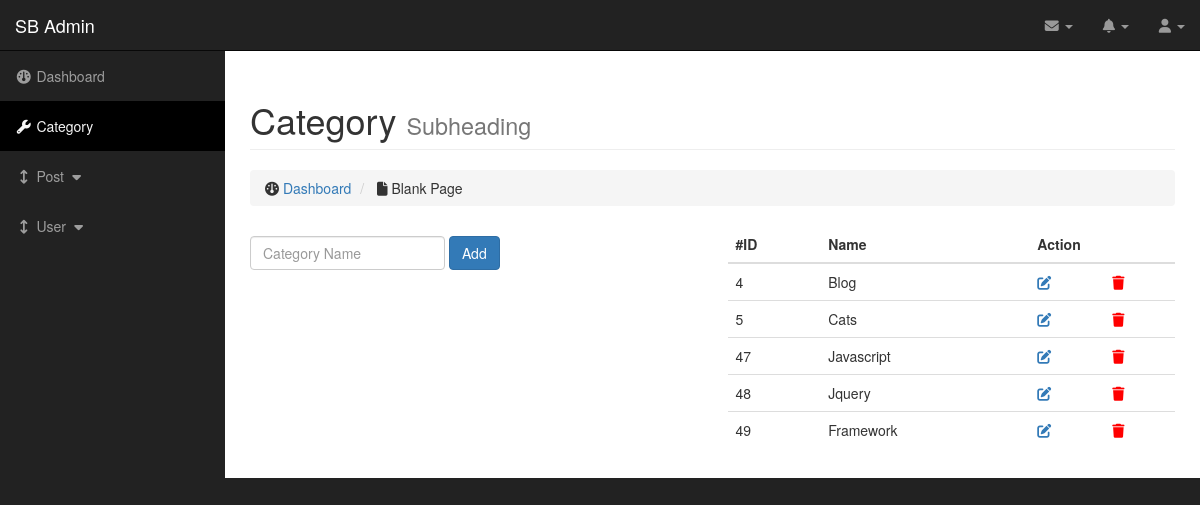
The page /admin/category.php on the database as committed earlier.
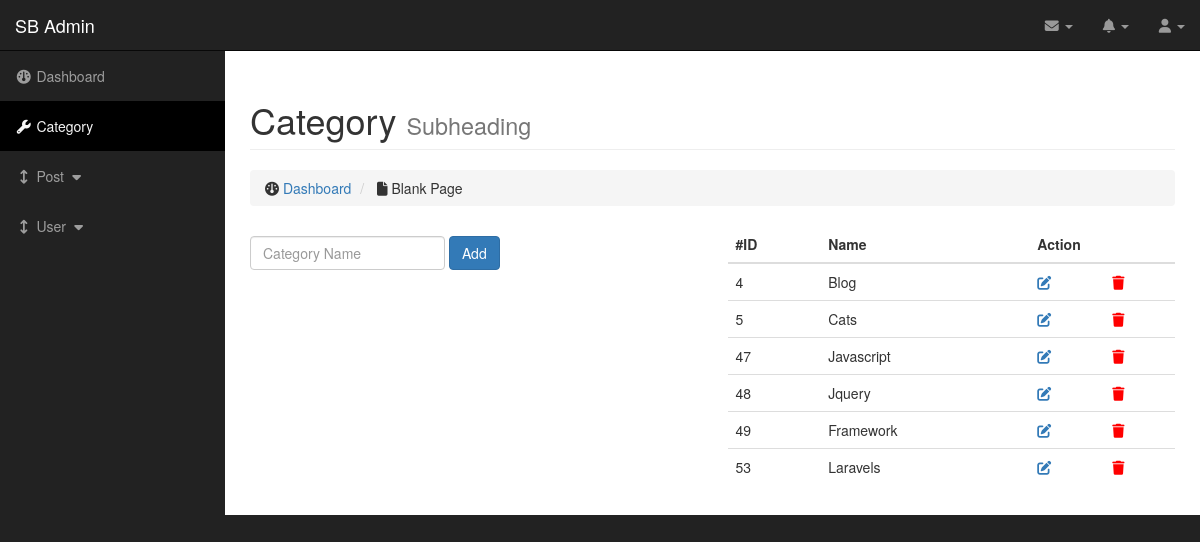
The same page on the database as committed later.
### tables this page shows
CREATE TABLE `tbl_category` (
  `id` int(11) NOT NULL,
  `cat_name` varchar(100) NOT NULL,
  `updated_at` date DEFAULT current_timestamp(),
  `deleted_at` date DEFAULT NULL
);

### database.php (called while the page is built, shortened)
<?php
class database{
    private $hostname = DB_HOSTNAME;
    private $dbName = DB_NAME;
    private $username = DB_USERNAME;
    private $password = DB_USERPWD;
    public function __construct(){
    try{
        if($this->conn = new mysqli($this->hostname,$this->username,$this->password,$this->dbName)){
            return $this->conn;
        }else{
            throw new Exception('Unable to connect');
        }
    }catch(Exception $e){
            echo $e->getMessage();
        }
    }
}
?>

### maincontroller.php (called while the page is built, shortened)
<?php
require_once "../database.php";
class maincontroller extends database{
    public function fetchAllData($table_name){
        $sql = "SELECT * FROM $table_name WHERE `deleted_at` IS NULL";
        $res = $this->conn->query($sql);
        if($res->num_rows > 0){
            return $res;
        }else{
            return false;
        }
    }
}
?>

### admin/category.php (the view, shortened to what this page needs)
<?php
require_once "../maincontroller.php";
$obj = new maincontroller();
global $errors;
$result = $obj->fetchAllData('tbl_category');
?>
<!DOCTYPE html>
<html lang="en">
<head>
    <link rel="stylesheet" href="https://lipis.github.io/bootstrap-sweetalert/dist/sweetalert.css" />
</head>
<body>
    <?php include "include/header.php"; ?>
    <div id="wrapper">
        <div id="page-wrapper">
            <div class="container-fluid">
                <div class="row">
                    <div class="col-lg-12">
                        <h1 class="page-header">
                            Category
                            <small>Subheading</small>
                        </h1>
                        <ol class="breadcrumb">
                            <li>
                                <i class="fa fa-dashboard"></i>  <a href="dashboard.php">Dashboard</a>
                            </li>
                            <li class="">
                                <i class="fa fa-file"></i> Blank Page
                            </li>
                        </ol>
                    </div>
                </div>
                <div class="row">
                <?php if(isset($_GET['edit'])){?>
                <div class="col-lg-6">
                <p>Edit</p>
                            <p style="color:red;"><?php echo $errors; ?></p>
                        <form action="" method="POST" class="form-inline" role="form">
                            <div class="form-group">
                                <label class="sr-only" for="">label</label>
                                <?php foreach($catedit as $row){?>
                                <input type="hidden" name="id" value="<?php echo $id;?>">
                                <input type="text" class="form-control" name="cat_name" value="<?php echo $row['cat_name'] ?>" placeholder="Category Name">
                                <?php } ?>
                            </div>
                            <button type="submit" name="update" class="btn btn-primary">Update</button>
                        </form>
                </div>
                <div class="row">
                <?php }else{?>
                <div class="col-lg-6">
                    <form action="" method="POST" class="form-inline" role="form">
                        <div class="form-group">
                            <input type="text" class="form-control" name="cat_name" placeholder="Category Name">
                        </div>
                        <button type="submit" name="cat-btn" class="btn btn-primary">Add</button>
                    </form>
                </div>
                <?php } ?>
                <div class="col-lg-6">
                    <div class="table-responsive">
                        <table class="table table-hover">
                            <thead>
                                <tr>
                                    <th>#ID</th>
                                    <th>Name</th>
                                    <th colspan="2">Action</th>
                                </tr>
                            </thead>
                            <tbody>
                                <?php
                                foreach ($result as $row){?>
                                <tr id="row<?php echo $row['id'];?>">
                                    <td><?php echo $row['id'];?></td>
                                    <td><?php echo $row['cat_name'];?></td>
                                    <td>
                                    <a href="category.php?edit=<?php echo $row['id'];?>"><i class="fa fa-edit" aria-hidden="true" title="edit"></i></a></td>
                                    <td>
                                    <a href="javascript:void(0)" data-id="<?php echo $row['id'];?>" class="btndelete"><i class="fa fa-trash" aria-hidden="true" title="delete"></i></a></td>
                                </tr>
                                <?php }?>
                            </tbody>
                        </table>
                    </div>
                </div>
            </div>
        </div>
    </div>
</body>
</html>

### admin/include/header.php (shortened to what this page needs)
<?php
include_once "../maincontroller.php";
$activePage = basename($_SERVER['PHP_SELF'], ".php");
?>
<!DOCTYPE html>
<html lang="en">
<head>
    <link href="css/bootstrap.min.css" rel="stylesheet">
    <link href="css/sb-admin.css" rel="stylesheet">
    <link href="font-awesome/css/font-awesome.min.css" rel="stylesheet" type="text/css">
    <link href="https://cdn.jsdelivr.net/npm/summernote@0.8.18/dist/summernote.min.css" rel="stylesheet">
    <link rel="stylesheet" href="https://cdnjs.cloudflare.com/ajax/libs/font-awesome/6.1.1/css/all.min.css">
</head>
<body>
<nav class="navbar navbar-inverse navbar-fixed-top" role="navigation">
            <div class="navbar-header">
                <a class="navbar-brand" href="index.html">SB Admin</a>
            </div>
            <ul class="nav navbar-right top-nav">
                <li class="dropdown">
                    <a href="#" class="dropdown-toggle" data-toggle="dropdown"><i class="fa fa-envelope"></i> <b class="caret"></b></a>
                </li>
                <li class="dropdown">
                    <a href="#" class="dropdown-toggle" data-toggle="dropdown"><i class="fa fa-bell"></i> <b class="caret"></b></a>
                </li>
                <li class="dropdown">
                    <a href="#" class="dropdown-toggle" data-toggle="dropdown"><i class="fa fa-user"></i>
                    <b class="caret"></b></a>
                </li>
            </ul>
            <div class="collapse navbar-collapse navbar-ex1-collapse">
                <ul class="nav navbar-nav side-nav">
                    <li>
                        <a href="dashboard.php" class="<?= ($activePage == 'dashboard') ? 'active':''; ?>"><i class="fa fa-fw fa-dashboard"></i> Dashboard</a>
                    </li>
                    <li>
                        <a href="category.php" class="<?= ($activePage == 'category') ? 'active':''; ?>"><i class="fa fa-fw fa-wrench"></i> Category</a>
                    </li>
                    <li>
                        <a href="javascript:;" class="<?= ($activePage == 'post') ? 'active':''; ?>" data-toggle="collapse" data-target="#demo"><i class="fa fa-fw fa-arrows-v"></i> Post <i class="fa fa-fw fa-caret-down"></i></a>
                    </li>
                    <li>
                        <a href="javascript:;" data-toggle="collapse" data-target="#demo1" class="<?= ($activePage == 'user') ? 'active':''; ?>"><i class="fa fa-fw fa-arrows-v"></i> User <i class="fa fa-fw fa-caret-down"></i></a>
                    </li>
                </ul>
            </div>
        </nav>
</body>
</html>

### admin/css/sb-admin.css (style rules this page uses)
body { margin-top: 100px; background-color: #222; }
@media (min-width:768px) { body { margin-top: 50px; } }
#wrapper { padding-left: 0; }
#page-wrapper { width: 100%; padding: 0; background-color: #fff; }
@media (min-width:768px) { #wrapper { padding-left: 225px; } }
@media (min-width:768px) { #page-wrapper { padding: 10px; } }
.top-nav { padding: 0 15px; }
.top-nav>li { display: inline-block; float: left; }
.top-nav>li>a { padding-top: 15px; padding-bottom: 15px; line-height: 20px; color: #999; }
@media (min-width:768px) { .side-nav { position: fixed; top: 51px; left: 225px; width: 225px; margin-left: -225px; border: none; border-radius: 0; overflow-y: auto; background-color: #222; } }
@media (min-width:768px) { .side-nav>li>a { width: 225px; } }

### admin/category.php (style rules this page uses)
.btndelete { border: none; background: none; color: red; }

### admin/include/header.php (style rules this page uses)
.active { background-color: black; color: whitesmoke!important; }

Rows that differ between the two databases and show on the page:
added tbl_category: id "53", cat_name "Laravels"
